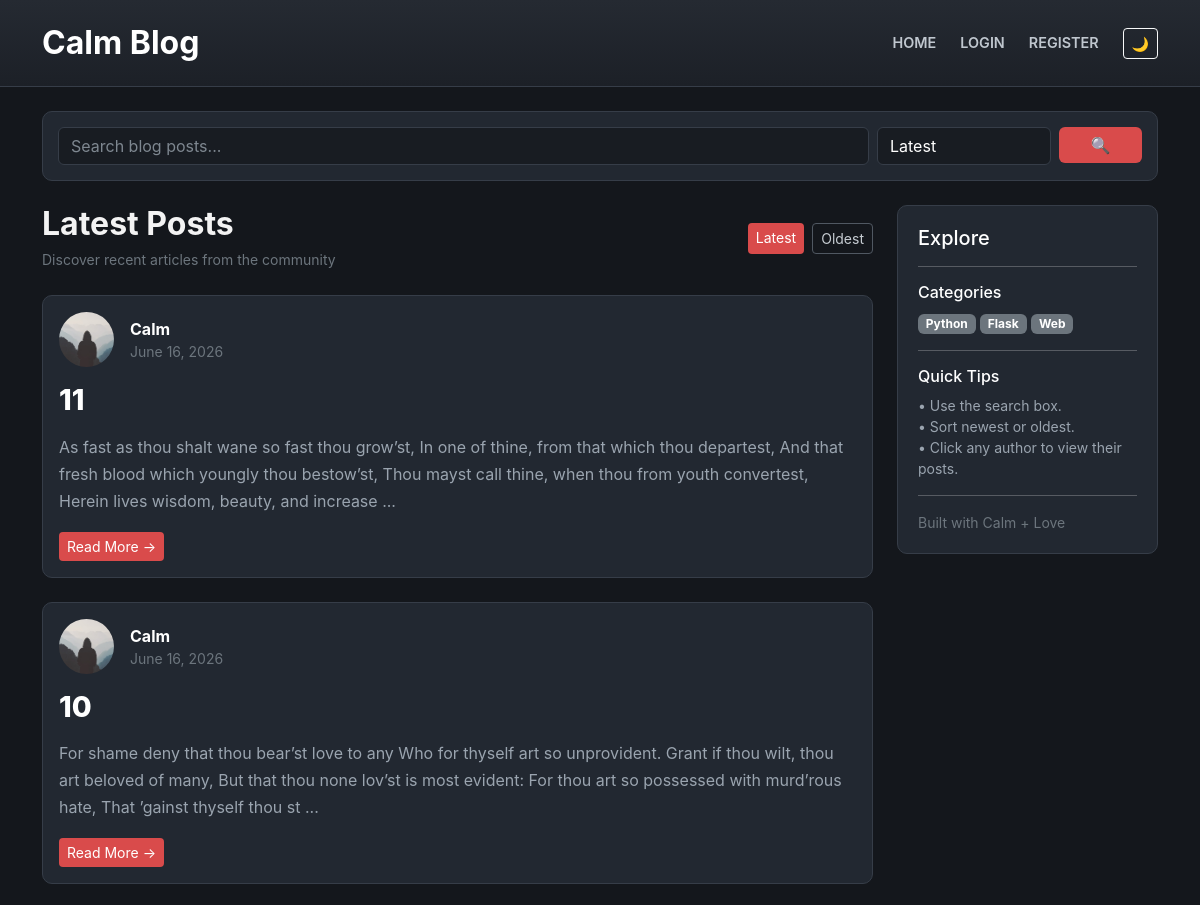
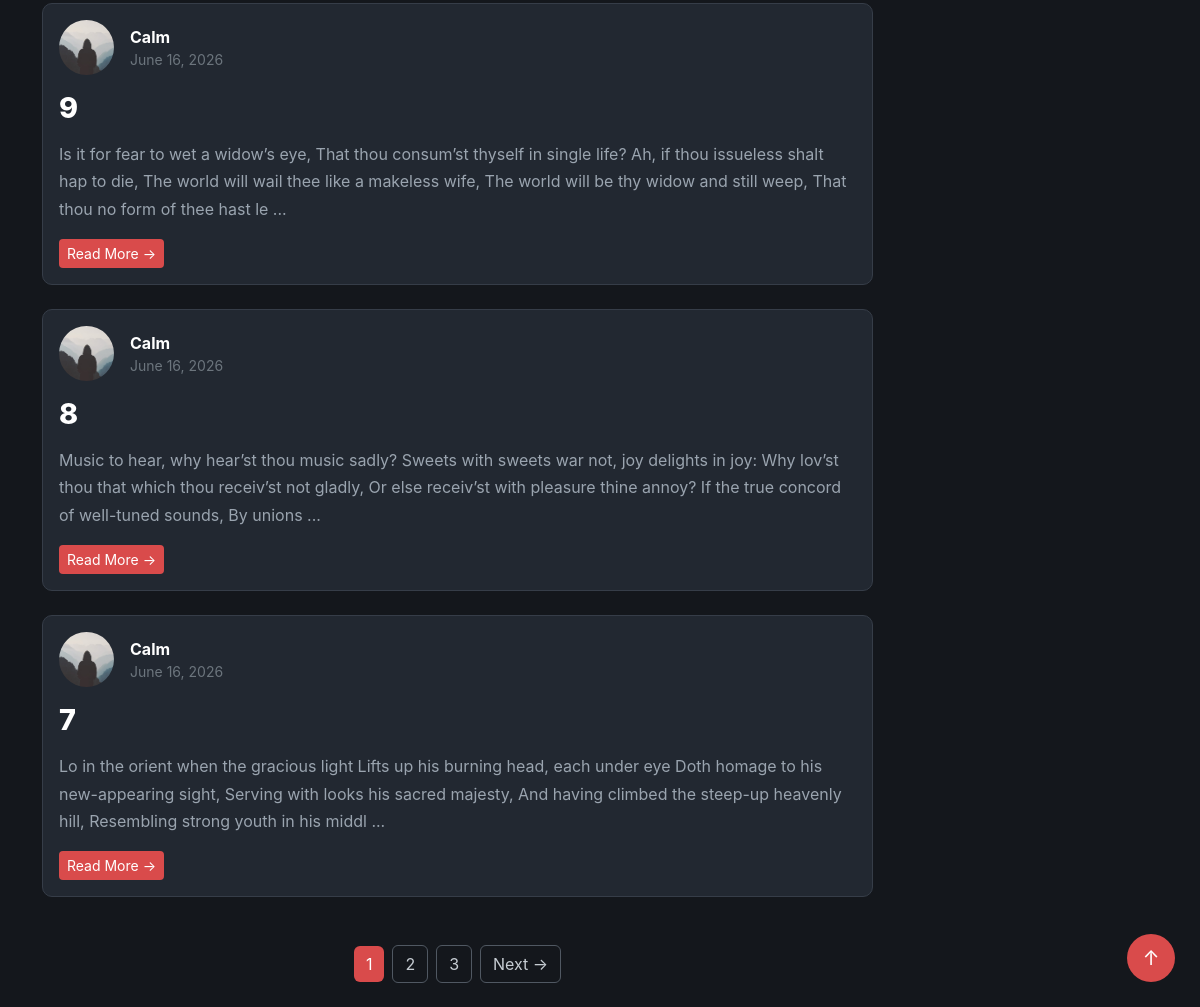
The page /home on the database its author committed (2 pictures, top to bottom).
### models.py (models this page shows, shortened)
class Post(db.Model):
    id = db.Column(db.Integer, primary_key=True)
    title = db.Column(
        db.String(100),
        nullable=False
    )
    date_posted = db.Column(
        db.DateTime,
        nullable=False,
        default=datetime.utcnow
    )
    content = db.Column(
        db.Text,
        nullable=False
    )
    user_id = db.Column(
        db.Integer,
        db.ForeignKey("user.id"),
        nullable=False
    )

class User(db.Model, UserMixin):
    id = db.Column(db.Integer, primary_key=True)
    username = db.Column(
        db.String(20),
        unique=True,
        nullable=False
    )
    email = db.Column(
        db.String(120),
        unique=True,
        nullable=False
    )
    image_file = db.Column(
        db.String(20),
        nullable=False,
        default="default.jpg"
    )
    password = db.Column(
        db.String(255),
        nullable=False
    )
    posts = db.relationship(
        "Post",
        backref="author",
        lazy=True
    )

### app.py (the view, shortened to what this page needs)
@app.route("/")
@app.route("/home")
def home():
    page = request.args.get("page", 1, type=int)
    sort = request.args.get("sort", "latest")
    q = request.args.get("q", "").strip()
    query = Post.query
    if sort == "oldest":
        query = query.order_by(Post.date_posted.asc())
    else:
        query = query.order_by(Post.date_posted.desc())
    posts = query.paginate(
        page=page,
        per_page=5,
        error_out=False
    )
    return render_template(
        "home.html",
        posts=posts,
        sort=sort,
        q=q
    )

### templates/home.html (shortened to what this page needs)
{% extends "layout.html" %}
{% block content %}
<div class="d-flex justify-content-between align-items-center mb-4">
    <div>
        <h2 class="fw-bold mb-1">Latest Posts</h2>
        <small class="text-secondary">
            Discover recent articles from the community
        </small>
    </div>
    <div class="d-flex gap-2">
        <a href="{{ url_for('home', sort='latest') }}"
           class="btn btn-sm {% if sort == 'latest' %}btn-danger{% else %}btn-outline-secondary{% endif %}">
            Latest
        </a>
        <a href="{{ url_for('home', sort='oldest') }}"
           class="btn btn-sm {% if sort == 'oldest' %}btn-danger{% else %}btn-outline-secondary{% endif %}">
            Oldest
        </a>
    </div>
</div>
{% for post in posts.items %}
<div class="card post-card mb-4">
    <div class="card-body">
        <div class="d-flex align-items-center mb-3">
            <a href="{{ url_for('user_posts', username=post.author.username) }}">
                <img
                    src="{{ url_for('static', filename='profile_pics/' + post.author.image_file) }}"
                    class="rounded-circle author-avatar"
                    width="55"
                    height="55"
                    style="object-fit:cover;">
            </a>
            <div class="ms-3">
                <a href="{{ url_for('user_posts', username=post.author.username) }}"
                   class="author-name">
                    {{ post.author.username }}
                </a>
                <div class="small text-secondary">
                    {{ post.date_posted.strftime('%B %d, %Y') }}
                </div>
            </div>
        </div>
        <a href="{{ url_for('post', post_id=post.id) }}"
           class="text-decoration-none">
            <h3 class="post-title mb-3">
                {{ post.title }}
            </h3>
        </a>
        <p class="post-preview">
            {{ post.content[:250] }}
            {% if post.content|length > 250 %}
                ...
            {% endif %}
        </p>
        <div class="mt-3">
            <a href="{{ url_for('post', post_id=post.id) }}"
               class="btn btn-sm btn-danger">
                Read More →
            </a>
        </div>
    </div>
</div>
{% endfor %}
<div class="d-flex justify-content-center align-items-center mt-5 mb-4 flex-wrap gap-2">
    {% for page_num in posts.iter_pages(left_edge=1, right_edge=1, left_current=2, right_current=2) %}
        {% if page_num %}
            {% if page_num == posts.page %}
                <span class="btn btn-danger">
                    {{ page_num }}
                </span>
            {% else %}
                <a href="{{ url_for('home', page=page_num, sort=sort) }}"
                   class="btn btn-outline-secondary">
                    {{ page_num }}
                </a>
            {% endif %}
        {% else %}
            <span class="text-secondary px-2">
                ...
            </span>
        {% endif %}
    {% endfor %}
    {% if posts.has_next %}
        <a href="{{ url_for('home', page=posts.next_num, sort=sort) }}"
           class="btn btn-outline-secondary">
            Next →
        </a>
    {% endif %}
</div>
<button
    onclick="window.scrollTo({top:0,behavior:'smooth'})"
    class="btn btn-danger rounded-circle back-top">
    ↑
</button>
{% endblock %}

### templates/layout.html (shortened to what this page needs)
<!DOCTYPE html>
<html lang="en">
<head>
    <link href="https://cdn.jsdelivr.net/npm/bootstrap@5.3.3/dist/css/bootstrap.min.css"
          rel="stylesheet">
    <link rel="stylesheet"
          href="{{ url_for('static', filename='main.css') }}">
</head>
<body>
<nav class="navbar navbar-expand-lg topbar">
    <div class="container">
        <a class="navbar-brand fw-bold"
           href="{{ url_for('home') }}">
            Calm Blog
        </a>
        <div class="ms-auto d-flex align-items-center gap-4">
            <a class="nav-link"
               href="{{ url_for('home') }}">
                HOME
            </a>
            {% if current_user.is_authenticated %}
                <a class="nav-link"
                   href="{{ url_for('new_post') }}">
                    CREATE
                </a>
                <a class="nav-link"
                   href="{{ url_for('account') }}">
                    ACCOUNT
                </a>
                <a class="nav-link text-danger"
                   href="{{ url_for('logout') }}">
                    LOGOUT
                </a>
            {% else %}
                <a class="nav-link"
                   href="{{ url_for('login') }}">
                    LOGIN
                </a>
                <a class="nav-link"
                   href="{{ url_for('register') }}">
                    REGISTER
                </a>
            {% endif %}
            <button class="btn btn-outline-light btn-sm"
                    onclick="toggleDarkMode()">
                🌙
            </button>
        </div>
    </div>
</nav>
<div class="container mt-4">
    <form action="{{ url_for('home') }}" method="GET">
        <div class="search-panel">
            <div class="row g-2">
                <div class="col-md-9">
                    <input
                        type="text"
                        name="q"
                        class="form-control search-input"
                        placeholder="Search blog posts..."
                        value="{{ request.args.get('q', '') }}">
                </div>
                <div class="col-md-2">
                    <select
                        class="form-select search-input"
                        name="sort">
                        <option value="latest"
                        >
                            Latest
                        </option>
                    </select>
                </div>
                <div class="col-md-1">
                    <button
                        type="submit"
                        class="btn search-btn w-100">
                        🔍
                    </button>
                </div>
            </div>
        </div>
    </form>
</div>
<main class="container mt-4">
    <div class="row g-4">
        <div class="col-lg-9">
            {% block content %}{% endblock %}
        </div>
        <div class="col-lg-3">
            <div class="filter-panel">
                <h5 class="mb-3">
                    Explore
                </h5>
                <hr>
                <h6>Categories</h6>
                <div class="mb-3">
                    <span class="badge bg-secondary">
                        Python
                    </span>
                    <span class="badge bg-secondary">
                        Flask
                    </span>
                    <span class="badge bg-secondary">
                        Web
                    </span>
                </div>
                <hr>
                <h6>Quick Tips</h6>
                <ul class="list-unstyled small text-secondary">
                    <li>• Use the search box.</li>
                    <li>• Sort newest or oldest.</li>
                    <li>• Click any author to view their posts.</li>
                </ul>
                <hr>
                <p class="small text-secondary mb-0">
                    Built with Calm + Love
                </p>
            </div>
        </div>
    </div>
</main>
</body>
</html>

### static/main.css (style rules this page uses)
:root { --bg:#14171c; --card:#222831; --card-hover:#2a313c; --border:#363d48; --text:#f3f3f3; --muted:#9aa4af; --accent:#d94b4b; }
body { background:var(--bg); color:var(--text); font-family:Inter,system-ui,Arial,sans-serif; transition:.25s; }
.topbar { background:linear-gradient(#252a32,#1c2027); border-bottom:1px solid var(--border); padding:14px 0; }
.navbar-brand { color:white !important; font-size:2rem; font-weight:800; }
.nav-link { color:#c0c7cf !important; font-size:.9rem; font-weight:600; transition:.2s; }
.search-panel { background:var(--card); border:1px solid var(--border); border-radius:10px; padding:15px; }
.search-input { background:#181c22; border:1px solid var(--border); color:white; }
.search-input::placeholder { color:#7e8790; }
.search-btn { background:var(--accent); border:none; color:white; font-weight:600; }
.post-card { background:var(--card); border:1px solid var(--border); border-radius:10px; transition:.2s; box-shadow:none; }
.author-avatar { transition:.2s; }
.author-name { color:white; text-decoration:none; font-weight:700; }
.post-title { color:white; font-size:1.8rem; font-weight:800; transition:.2s; }
.post-preview { color:var(--muted); line-height:1.7; font-size:1rem; }
.filter-panel { background:var(--card); border:1px solid var(--border); border-radius:10px; padding:20px; position:sticky; top:20px; }
.filter-panel h5, .filter-panel h6 { color:white; }
.filter-panel p, .filter-panel li { color:var(--muted); }
.btn-danger { background:var(--accent); border:none; }
.btn-outline-secondary { border-color:#505862; color:#c6ccd2; }
.back-top { position:fixed; right:25px; bottom:25px; width:48px; height:48px; font-size:20px; z-index:999; }
a { text-decoration:none; }

### rows shown on the page
Post: image_file (placeholder picture), author.username "Calm", date_posted "June 16, 2026", title "11", content "As fast as thou shalt wane so fast thou grow’st, In one of thine, from that which thou departest, And that fresh blood which youngly thou bestow’st, Thou mayst call thine, when thou from youth convertest, Herein lives wisdom, beauty, and increase"
Post: image_file (placeholder picture), author.username "Calm", date_posted "June 16, 2026", title "10", content "For shame deny that thou bear’st love to any Who for thyself art so unprovident. Grant if thou wilt, thou art beloved of many, But that thou none lov’st is most evident: For thou art so possessed with murd’rous hate, That ’gainst thyself thou st"
Post: image_file (placeholder picture), author.username "Calm", date_posted "June 16, 2026", title "9", content "Is it for fear to wet a widow’s eye, That thou consum’st thyself in single life? Ah, if thou issueless shalt hap to die, The world will wail thee like a makeless wife, The world will be thy widow and still weep, That thou no form of thee hast le"
Post: image_file (placeholder picture), author.username "Calm", date_posted "June 16, 2026", title "8", content "Music to hear, why hear’st thou music sadly? Sweets with sweets war not, joy delights in joy: Why lov’st thou that which thou receiv’st not gladly, Or else receiv’st with pleasure thine annoy? If the true concord of well-tuned sounds, By unions"
Post: image_file (placeholder picture), author.username "Calm", date_posted "June 16, 2026", title "7", content "Lo in the orient when the gracious light Lifts up his burning head, each under eye Doth homage to his new-appearing sight, Serving with looks his sacred majesty, And having climbed the steep-up heavenly hill, Resembling strong youth in his middl"

### other values the page prints
{{ page_num }} "1"
{{ page_num }} "2" "3"
